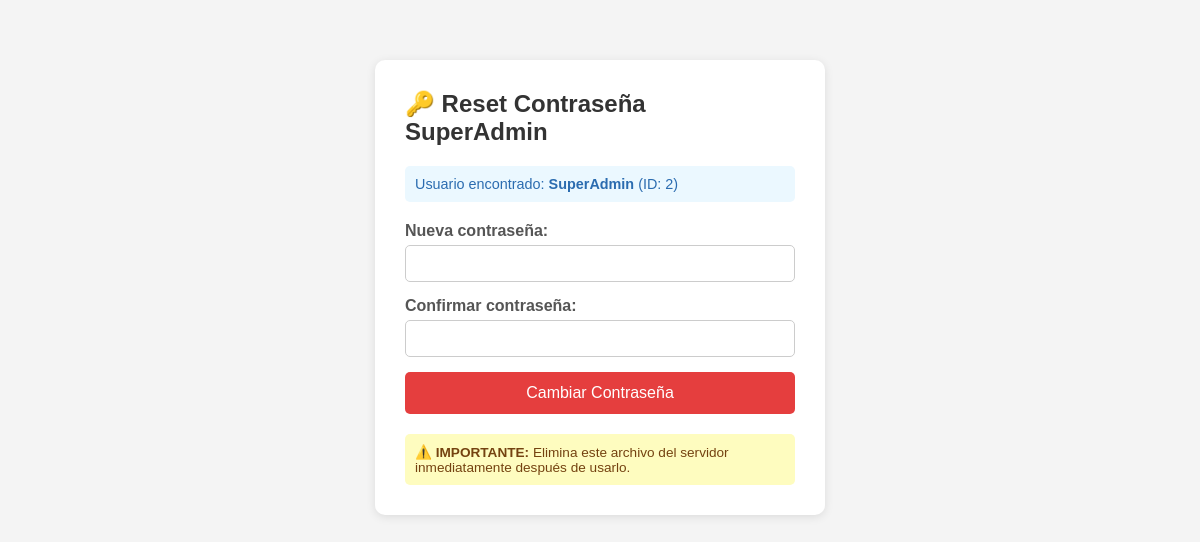
Before: /reset_password.php with the older database file.
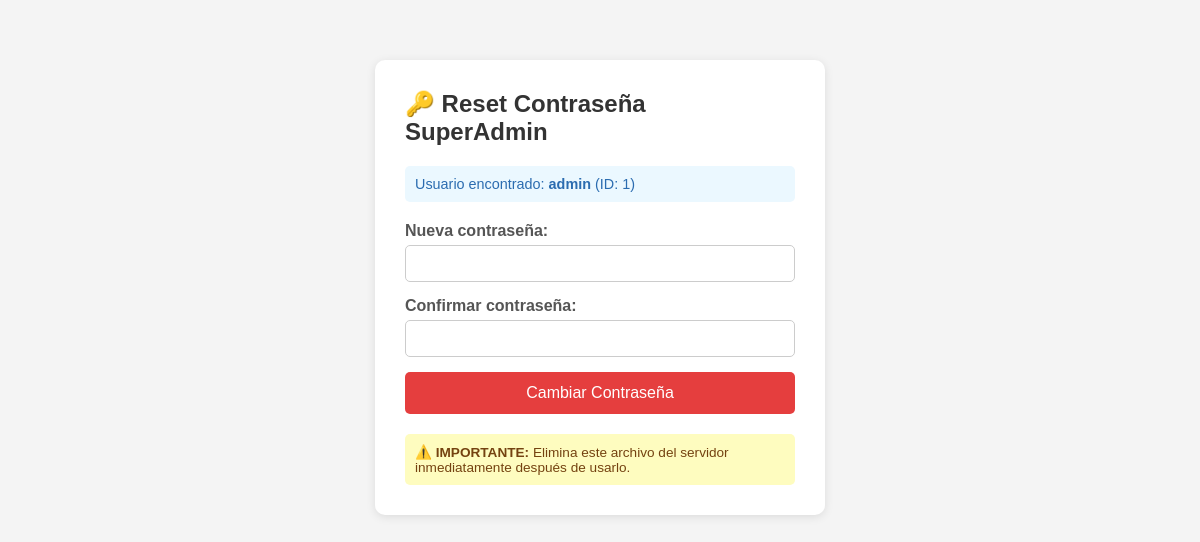
After: the same page with the newer database file.
### tables this page shows
CREATE TABLE IF NOT EXISTS users (
    id INT AUTO_INCREMENT PRIMARY KEY,
    username VARCHAR(50) UNIQUE NOT NULL,
    password VARCHAR(255) NOT NULL,
    role ENUM('admin', 'superadmin', 'cobrador') DEFAULT 'admin',
    portfolio_id INT NULL,
    created_at TIMESTAMP DEFAULT CURRENT_TIMESTAMP,
    FOREIGN KEY (portfolio_id) REFERENCES portfolios(id) ON DELETE SET NULL
);

### reset_password.php (the view, shortened to what this page needs)
<?php
require_once 'db.php';
$stmt = $pdo->query("SELECT id, username FROM users WHERE role = 'superadmin' LIMIT 1");
$superadmin = $stmt->fetch();
?>
<!DOCTYPE html>
<html lang="es">
<head>
</head>
<body>
    <div class="card">
        <h2>🔑 Reset Contraseña SuperAdmin</h2>
        <?php if ($superadmin): ?>
            <div class="info">Usuario encontrado: <strong>
                    <?= htmlspecialchars($superadmin['username']) ?>
                </strong> (ID:
                <?= $superadmin['id'] ?>)
            </div>
        <?php else: ?>
            <div class="error">⚠️ No se encontró ningún usuario con rol <strong>superadmin</strong> en la base de datos.
            </div>
        <?php endif; ?>
        <?php if ($superadmin): ?>
            <form method="POST">
                <label>Nueva contraseña:</label>
                <input type="password" name="password" required minlength="6">
                <label>Confirmar contraseña:</label>
                <input type="password" name="confirmar" required minlength="6">
                <button type="submit">Cambiar Contraseña</button>
            </form>
        <?php endif; ?>
        <div class="warning">⚠️ <strong>IMPORTANTE:</strong> Elimina este archivo del servidor inmediatamente después de
            usarlo.</div>
    </div>
</body>
</html>

Changed rows visible on the page:
removed users: username "SuperAdmin", id "2"
now on this page (row edited): users: username "admin", id "1"
